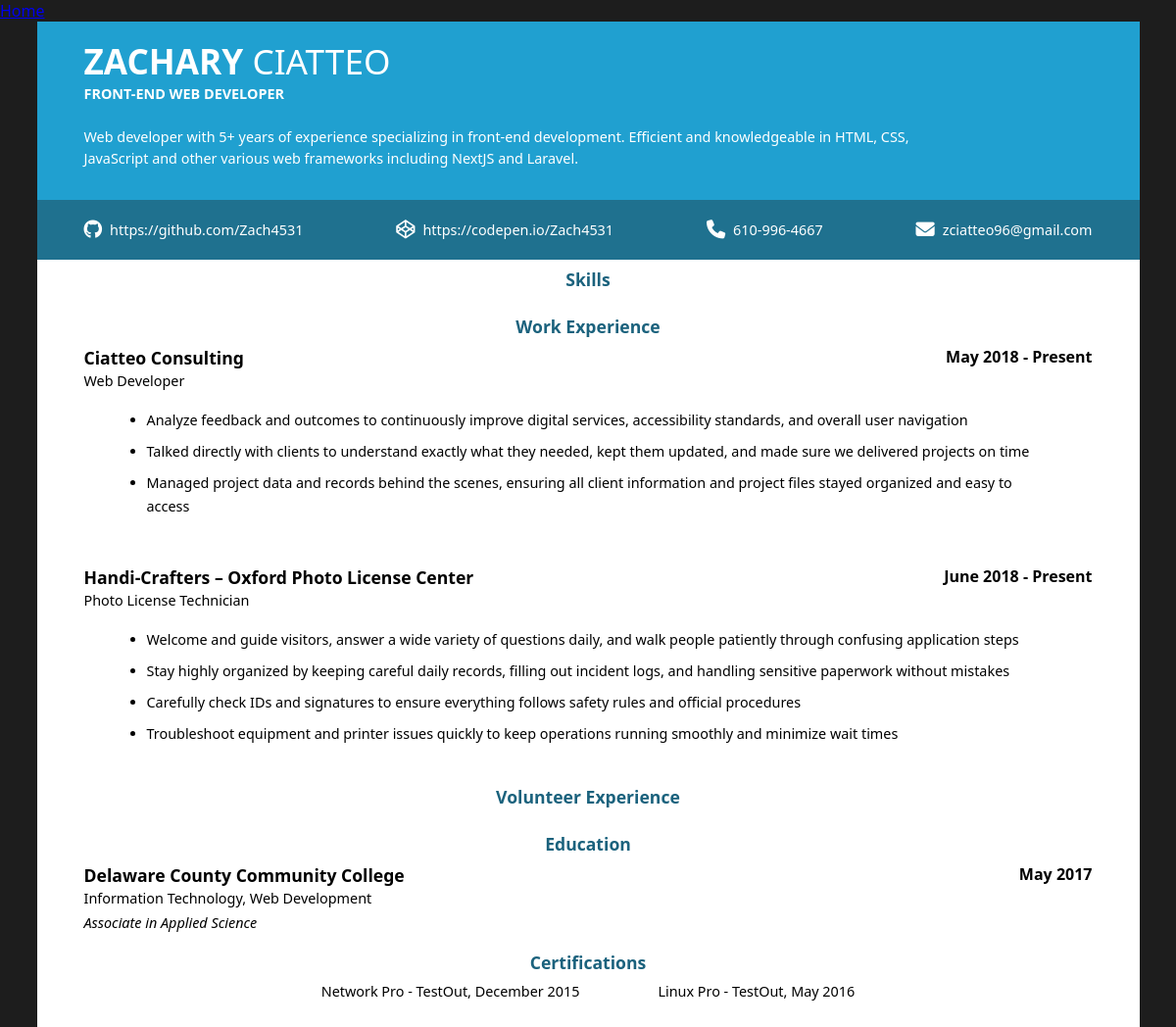
/resume/3, run on the app's committed database.
### builder/models.py (models this page shows, shortened)
class Profile(models.Model):
    first_name = models.CharField(max_length=100)
    last_name = models.CharField(max_length=100)
    email = models.EmailField()
    phone = models.CharField(max_length=20)
    github = models.URLField(blank=True, null=True)
    cpen = models.URLField(blank=True, null=True)

class Resume(models.Model):
    name = models.CharField(max_length=100)
    summary = models.TextField(blank=True, null=True)
    skills = models.ManyToManyField('Skill', related_name='skills', blank=True)
    jobs = models.ManyToManyField('WorkExperience', related_name='jobs', blank=True)
    volunteer_experiences = models.ManyToManyField('Volunteer', related_name='volunteer_experiences', blank=True)
    certifications = models.ManyToManyField('Certification', related_name='certifications', blank=True)

class WorkExperience(models.Model):
    company = models.CharField(max_length=100)
    position = models.CharField(max_length=100)
    start_month = models.CharField(max_length=20, choices=MONTH_CHOICES)
    start_year = models.IntegerField(default=0)
    end_month = models.CharField(max_length=20, choices=MONTH_CHOICES)
    end_year = models.IntegerField(default=0)
    present = models.BooleanField(default=False)

class JobDuty(models.Model):
    job = models.ForeignKey(WorkExperience, on_delete=models.CASCADE, related_name='job_duties')
    description = models.TextField()

class Education(models.Model):
    institution = models.CharField(max_length=100)
    degree = models.CharField(max_length=100)
    major = models.CharField(max_length=100)
    month = models.CharField(max_length=20, choices=MONTH_CHOICES)
    year = models.IntegerField()

class Certification(models.Model):
    name = models.CharField(max_length=100)
    institution = models.CharField(max_length=100)
    month = models.CharField(max_length=20, choices=MONTH_CHOICES)
    year = models.IntegerField()

### builder/views.py (the view)
# urls.py: path('resume/<int:resume_id>', views.resume, name='resume'),
def resume(request, resume_id):
    resume = Resume.objects.get(id=resume_id)
    return render(request, 'builder/resume.html', {
        'resume': resume,
        'profile': Profile.objects.first(),
        'education': Education.objects.all(),
    })

### builder/templates/builder/resume.html (shortened to what this page needs)
{% extends 'builder/layout.html' %}
{% block body %}
  <a href="{% url 'index' %}">Home</a>
  <div class="resume">
    <div class="header">
      <h1><span>{{ profile.first_name }}</span> {{ profile.last_name }}</h1>
      <p>{{ resume.name }}</p>
    </div>
    <div class="summary">
      <p>{{ resume.summary }}</p>
    </div>
    <div class="contact">
      {% if profile.github %}
        <p>
          <i class="fab fa-github"></i> <a href="{{ profile.github }}">{{ profile.github }}</a>
        </p>
      {% endif %}
      {% if profile.cpen %}
        <p>
          <i class="fab fa-codepen"></i> <a href="{{ profile.cpen }}">{{ profile.cpen }}</a>
        </p>
      {% endif %}
      <p>
        <i class="fas fa-phone"></i> {{ profile.phone }}
      </p>
      <p>
        <i class="fas fa-envelope"></i> {{ profile.email }}
      </p>
    </div>
    <div class="content">
      <div class="section">
        <div class="heading">Skills</div>
      </div>
      <div class="section">
        <div class="heading">Work Experience</div>
        <div class="work-experience">
          {% for item in resume.jobs.all %}
            <div class="work-experience-item">
              <div class="item-header">
                <h3>{{ item.company }}</h3>
                <p>{{ item.position }}</p>
              </div>
              <p>
                {% if item.present %}
                  {{ item.start_month }} {{ item.start_year }} - Present
                {% else %}
                  {{ item.start_month }} {{ item.start_year }} - {{ item.end_month }} {{ item.end_year }}
                {% endif %}
              </p>
              <ul class="job-duties">
                {% for duty in item.job_duties.all %}
                  <li>{{ duty.description }}</li>
                {% endfor %}
              </ul>
            </div>
          {% endfor %}
        </div>
      </div>
      <div class="section">
        <div class="heading">Volunteer Experience</div>
      </div>
      <div class="section">
        <div class="heading">Education</div>
        <div class="education">
          {% for item in education %}
            <div class="education-item">
              <div class="item-header">
                <h3>{{ item.institution }}</h3>
                <p>{{ item.major }}</p>
                <i>{{ item.degree }}</i>
              </div>
              <p>{{ item.month }} {{ item.year }}</p>
            </div>
          {% endfor %}
        </div>
      </div>
      <div class="section">
        <div class="heading">Certifications</div>
        <div class="certifications">
          {% for certification in resume.certifications.all %}
            <div class="certification">{{ certification.name }} - {{ certification.institution }}, {{ certification.month }} {{ certification.year }}</div>
          {% endfor %}
        </div>
      </div>
    </div>
  </div>
{% endblock %}

### builder/static/builder/style.css (style rules this page uses)
* { box-sizing: border-box; margin: 0; padding: 0; }
html { background-color: #1d1d1d; }
body { font-family: system-ui, -apple-system, BlinkMacSystemFont, 'Segoe UI', Roboto, Oxygen, Ubuntu, Cantarell, 'Open Sans', 'Helvetica Neue', sans-serif; padding: 0; margin: 0; }
.resume { max-width: 1125px; background-color: white !important; padding-bottom: 1.5rem; margin: 0 auto; }
.content { padding: 0rem 3rem; }
.header, .summary, .contact { padding: 1rem 3rem; color: white; }
.heading { font-size: 1.1rem; font-weight: bold; padding-block: 0.5rem; text-align: center; color: #1b627d; }
.section { padding: 0rem 0rem 0.5rem 0rem; }
.certification-item, .education-item, .work-experience-item, .volunteer-experience-item { display: grid; grid-template-columns: 1fr 1fr; }
.certifications { display: flex; justify-content: center; gap: 5rem; font-weight: 500; font-size: 0.9rem; }
.education, .work-experience, .volunteer-experience { display: flex; flex-direction: column; gap: 1.5rem; }

### data on the page
Profile: first_name "ZACHARY", last_name "CIATTEO", github "https://github.com/Zach4531", cpen "https://codepen.io/Zach4531", phone "610-996-4667", email "zciatteo96@gmail.com"
Resume: name "FRONT-END WEB DEVELOPER", summary "Web developer with 5+ years of experience specializing in front-end development. Efficient and knowledgeable in HTML, CSS, JavaScript and other various web frameworks including NextJS and Laravel."
WorkExperience: company "Ciatteo Consulting", position "Web Developer", start_month "May", start_year "2018"
JobDuty: description "Analyze feedback and outcomes to continuously improve digital services, accessibility standards, and overall user navigation"
JobDuty: description "Talked directly with clients to understand exactly what they needed, kept them updated, and made sure we delivered projects on time"
JobDuty: description "Managed project data and records behind the scenes, ensuring all client information and project files stayed organized and easy to access"
WorkExperience: company "Handi-Crafters – Oxford Photo License Center", position "Photo License Technician", start_month "June", start_year "2018"
JobDuty: description "Welcome and guide visitors, answer a wide variety of questions daily, and walk people patiently through confusing application steps"
JobDuty: description "Stay highly organized by keeping careful daily records, filling out incident logs, and handling sensitive paperwork without mistakes"
JobDuty: description "Carefully check IDs and signatures to ensure everything follows safety rules and official procedures"
JobDuty: description "Troubleshoot equipment and printer issues quickly to keep operations running smoothly and minimize wait times"
Education: institution "Delaware County Community College", major "Information Technology, Web Development", degree "Associate in Applied Science", month "May", year "2017"
Certification: name "Network Pro", institution "TestOut", month "December", year "2015"
Certification: name "Linux Pro", institution "TestOut", month "May", year "2016"
